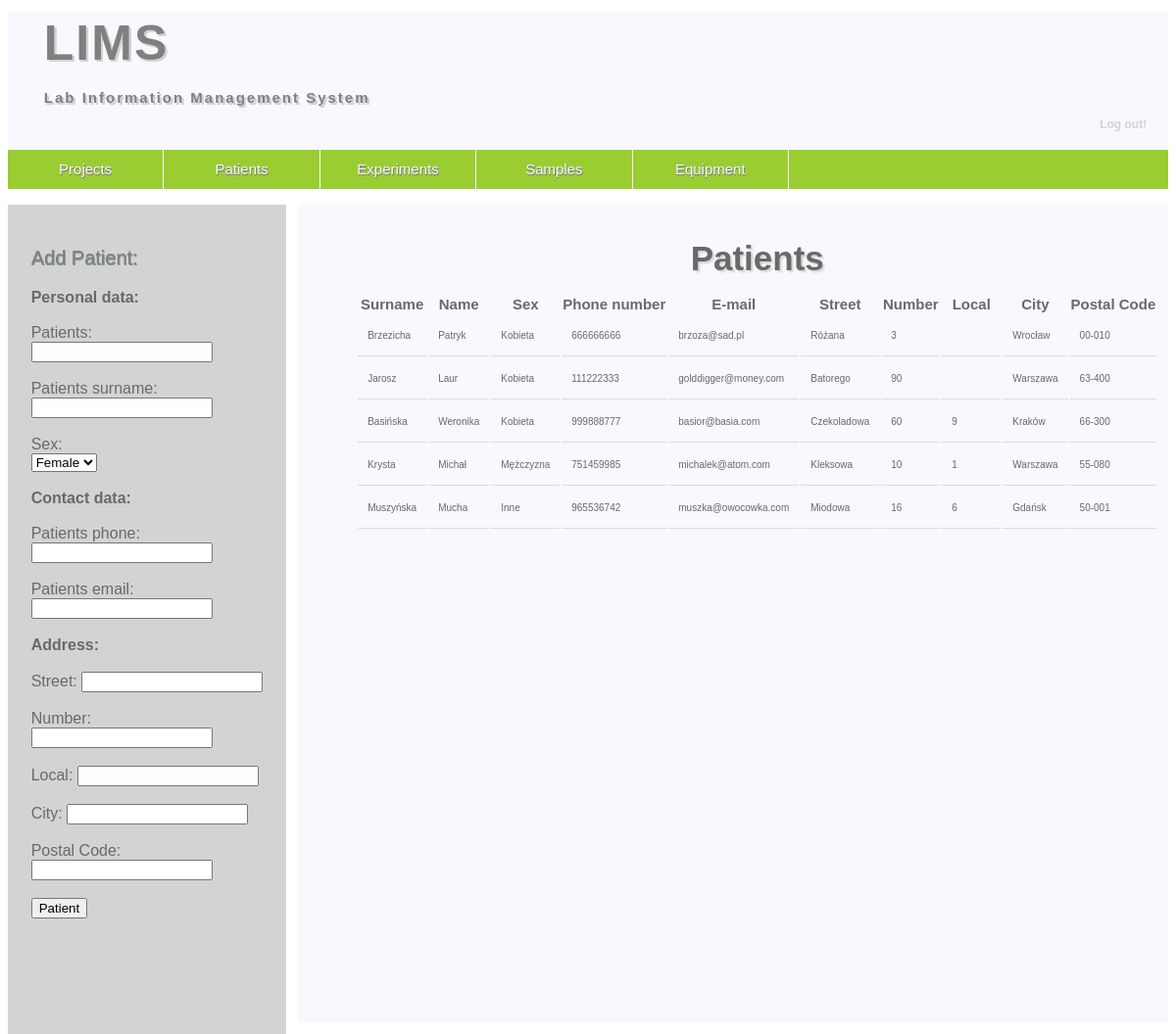
/PHP-scripts/patients.php (signed in), run on the app's committed database.
### tables this page shows
CREATE TABLE `patients` (
  `idpatient` int(11) NOT NULL,
  `name` varchar(45) NOT NULL,
  `surname` varchar(45) NOT NULL,
  `phone_number` varchar(15) NOT NULL,
  `email` varchar(45) NOT NULL,
  `addresses_idadresses` int(11) NOT NULL,
  `sex_idtable1` int(11) NOT NULL
);

CREATE TABLE `sex` (
  `idtable1` int(11) NOT NULL,
  `sex` varchar(45) NOT NULL
);

CREATE TABLE `addresses` (
  `idadresses` int(11) NOT NULL,
  `street` varchar(45) NOT NULL,
  `house_number` varchar(45) NOT NULL,
  `flat_number` varchar(45) DEFAULT NULL,
  `City_idtable1` int(11) NOT NULL,
  `postal_code_idpostal_code` int(11) NOT NULL
);

CREATE TABLE `city` (
  `idtable1` int(11) NOT NULL,
  `name` varchar(45) NOT NULL
);

CREATE TABLE `postal_code` (
  `idpostal_code` int(11) NOT NULL,
  `code` varchar(6) NOT NULL
);

### PHP-scripts/patients.php (the view, shortened to what this page needs)
<?php
	require_once 'connect.php';
	$conn = @new mysqli($servername, $username, $password, $dbname);
	mysqli_set_charset($conn, "utf8");
?>
 <!DOCTYPE html>
 <html>
 <head>
	<link rel="stylesheet" href="style.css" type="text/css" />
 </head>
 <body>
	<header>
		<h1 class="logo">LIMS</h1>
		<h4 class="logo">Lab Information Management System <p class="out"> <a href="logout.php">Log out!</a></p>
		</h4>
		<nav>
			<ul class="menu">
			<li><a href="projects.php">Projects</a></li>
			<li><a href="patients.php">Patients</a></li>
			<li><a href="experiments.php">Experiments</a></li>
			<li><a href="samples.php">Samples</a></li>
			<li><a href="equipment.php">Equipment</a></li>
			</ul>
		</nav>
	</header>
	<main>
		<section class="content">
				<p class="content_title"> Add Patient: </p>
		<form action="add_patient.php" method="POST">
			<b>Personal data:</b><br><br>
			<label for="patientsName">Patients:</label><br>
			<input type='text' name="patientsName" id="patientsName" required>
			</select><br><br>
			<label for="patientsSurname">Patients surname:</label>
			<input type='text' name="patientsSurname" id="patientsSurname" required>
			<br><br>
			<label for="sex">Sex:</label><br>
			<select name="sex" id="sex" required>
				<option value="1">Female</option>
			</select><br><br>
			<b>Contact data:</b><br><br>
			<label for="patientsPhone">Patients phone:</label>
			<input type='text' name="patientsPhone" id="patientsPhone" required>
			<br><br>
			<label for="patientsMail">Patients email:</label>
			<input type='text' name="patientsMail" id="patientsMail" required>
			<br><br>
			<b>Address:</b><br><br>
			<label for="street">Street:</label>
			<input type='text' name="street" id="street" required>
			<br><br>
			<label for="number">Number:</label>
			<input type='text' name="number" id="number" required>
			<br><br>
			<label for="local">Local:</label>
			<input type='text' name="local" id="local" required>
			<br><br>
			<label for="city">City:</label>
			<input type='text' name="city" id="city" required>
			<br><br>
			<label for="code">Postal Code:</label>
			<input type='text' name="code" id="code" required>
			<br><br>
        	<input type="submit" value="Patient">
    </form>
		</section>
		<section class="results">
		<table style="white-space: nowrap;";>
		<caption style="font-size:35px;padding-bottom:15px;text-shadow: 2px 2px 2px lightgrey; ";> <b>Patients</b> </caption>
			<thead>
				<tr>
				<th>Surname</th>
				<th>Name</th>
				<th>Sex</th>
				<th>Phone number</th>
				<th>E-mail</th>
				<th>Street</th>
				<th>Number</th>
				<th>Local</th>
				<th>City</th>
				<th>Postal Code</th>
				</tr>
			</thead>
			<tbody>
		<?php
			$q = "SELECT surname, patients.name, sex, phone_number, email, street, house_number, flat_number, city.name, code FROM patients INNER JOIN sex ON patients.sex_idtable1 = sex.idtable1 INNER JOIN addresses ON patients.addresses_idadresses = addresses.idadresses INNER JOIN city on addresses.City_idtable1 = city.idtable1 INNER JOIN postal_code on addresses.postal_code_idpostal_code = postal_code.idpostal_code";
			$result = $conn->query($q);
			while($row = mysqli_fetch_row($result))
			{
				echo "<tr>";
				foreach($row as $col)
				{
					echo "<td>$col</td>";
				}
			}
			echo "</tr>";
		?>
		</tbody>
		</table>
		</section>
	</main>
 </body>
 </html>

### style/style.css (style rules this page uses)
header { font-family: Arial, Helvetica, sans-serif; width: 100%; margin-left: auto; margin-right: auto; background-color: ghostwhite; min-height: 15%; }
h1.logo { color: grey; padding: 3px 10px 3px 25px; margin: 1%; font-size: 50px; letter-spacing: 2px; text-shadow: 2px 2px 0.5px lightgrey, 2px 2px 0.5px lightgrey, 2px 2px 0.5px lightgrey, 2px 2px 0.5px lightgrey; }
h4.logo { color: grey; padding: 3px 10px 3px 25px; margin: 1%; font-size: 15px; letter-spacing: 2px; text-shadow: 2px 2px 0.5px lightgrey, 2px 2px 0.5px lightgrey, 2px 2px 0.5px lightgrey, 2px 2px 0.5px lightgrey; }
p.out { text-align: right; font-size: 12px; text-shadow: none; padding-bottom:0; margin-bottom:0; letter-spacing: 0; }
header a { color: lightgrey; text-decoration: none; }
nav { background-color: yellowgreen; }
.menu { padding-left: 0; list-style-type: none; background-color: yellowgreen; min-height: 40px; line-height: 250%; color: ghostwhite; text-shadow: 0.5px 0.5px 0px grey, 0.5px 0.5px 0px grey, 0.5px 0.5px 0px grey, 0.5px 0.5px 0px grey; }
.menu > li { font-size: 15px; text-align:center; float: left; padding-left: 20px; padding-right: 20px; border-right: 1px solid ghostwhite; width: 10%; }
.menu a { color: ghostwhite; text-decoration: none; }
main { font-family: Arial, Helvetica, sans-serif; width: 100%; margin: auto; margin-left: auto; margin-right: auto; min-height: 80%; }
.content { float: left; width: 20%; padding: 2%; background-color: lightgrey; color: dimgrey; min-height: 800px; margin: auto; margin-right: 1%; }
p.content_title { font-size: 20px; color: #808080; text-shadow: 0.5px 0.5px 0px #889999, 0.5px 0.5px 0px #889999, 0.5px 0.5px 0px #889999, 0.5px 0.5px 0px #889999; }
.results { background-color: ghostwhite; color: dimgrey; float: left; width: 62%; padding-left: 5%; padding-right: 8%; padding-top: 3%; min-height: 800px; margin:auto; overflow-x:auto; }
.results > table { width:100%; font-size: 15px; text-align: center; margin-left: 0; margin-right: auto; }
.results > table > th , td { border-bottom: 1px solid #ddd; padding-top : 15px; padding-bottom : 15px; padding-left: 10px; padding-right: 10px; white-space: nowrap; min-width: 40px; max-width:50%; font-size: 10px; }
.long > th,td { white-space:normal; text-align:left; }

### data on the page
patients: surname "Brzezicha", name "Patryk", sex_idtable1.sex "Kobieta", phone_number "666666666", email "brzoza@sad.pl", addresses.street "Różana", addresses.house_number "3", city.name "Wrocław", postal_code.code "00-010"
patients: surname "Jarosz", name "Laur", sex_idtable1.sex "Kobieta", phone_number "111222333", email "golddigger@money.com", addresses.street "Batorego", addresses.house_number "90", city.name "Warszawa", postal_code.code "63-400"
patients: surname "Basińska", name "Weronika", sex_idtable1.sex "Kobieta", phone_number "999888777", email "basior@basia.com", addresses.street "Czekoladowa", addresses.house_number "60", addresses.flat_number "9", city.name "Kraków", postal_code.code "66-300"
patients: surname "Krysta", name "Michał", sex_idtable1.sex "Mężczyzna", phone_number "751459985", email "michalek@atom.com", addresses.street "Kleksowa", addresses.house_number "10", addresses.flat_number "1", city.name "Warszawa", postal_code.code "55-080"
patients: surname "Muszyńska", name "Mucha", sex_idtable1.sex "Inne", phone_number "965536742", email "muszka@owocowka.com", addresses.street "Miodowa", addresses.house_number "16", addresses.flat_number "6", city.name "Gdańsk", postal_code.code "50-001"
